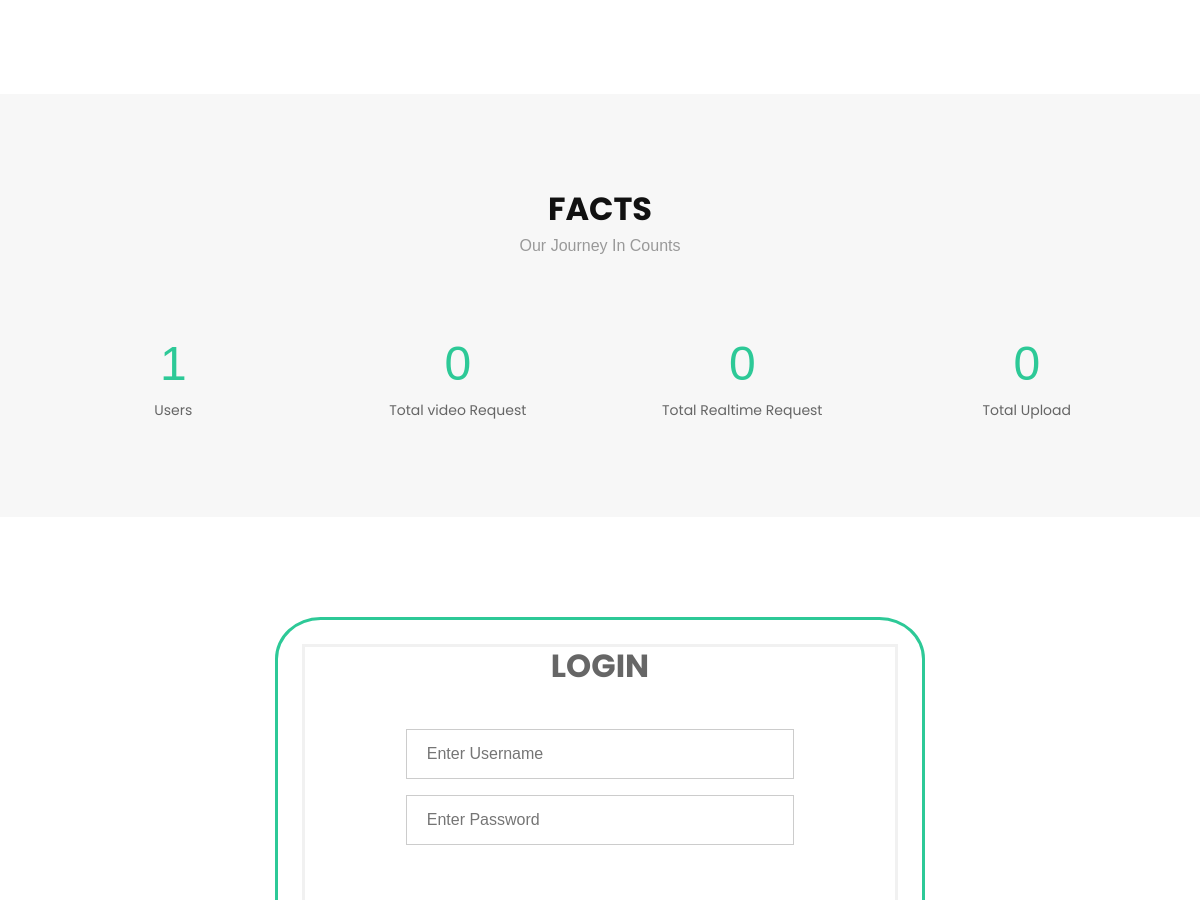
Before: / (middle part) with the older database file.
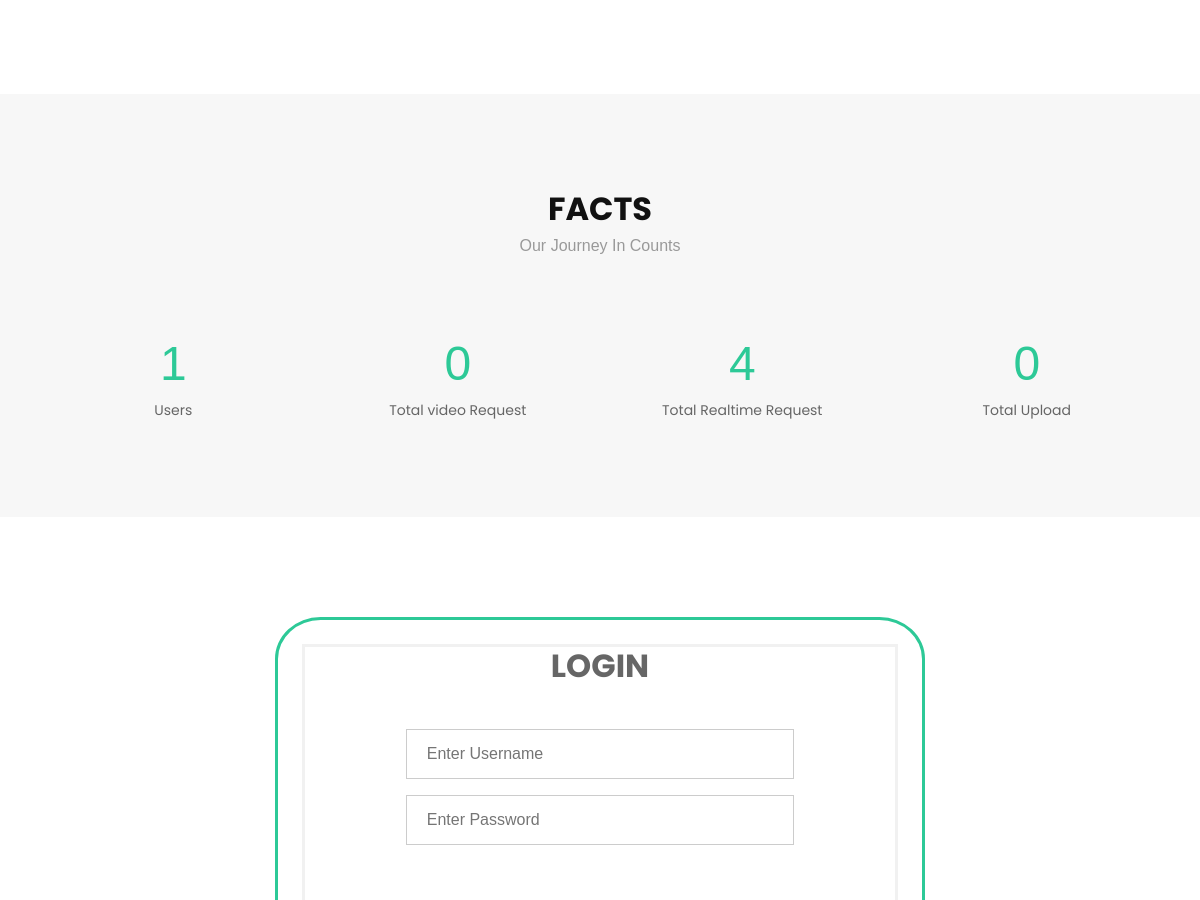
After: the same page with the newer database file.
### app.py (models this page shows, shortened)
class Count(db.Model):
    __tablename__ = 'Count'
    id = db.Column(db.Integer, primary_key=True)
    Ordinary = db.Column(db.Integer)
    Authority = db.Column(db.Integer)
    Admin = db.Column(db.Integer)
    Third_party = db.Column(db.Integer)
    Total_Real= db.Column(db.Integer)
    Total_upload = db.Column(db.Integer)
    Total_request = db.Column(db.Integer)
    Total_crowd = db.Column(db.Integer)
    Threshhold = db.Column(db.Integer)

### app.py (the view)
@app.route('/')
def index():
    value = Count.query.filter_by(id = 1).first()
    return render_template('index.html',value = value)

### templates/index.html (shortened to what this page needs)
{% extends 'base/base.html' %}
{% block body %}
    {% include 'base/content.html' %}
{% endblock %}

### templates/base/content.html (shortened to what this page needs)
  <main id="main">
    <section id="about">
      <div class="container">
    </section>
    <section id="facts">
      <div class="container wow fadeIn">
        <div class="section-header">
          <h3 class="section-title">Facts</h3>
          <p class="section-description">Our Journey In Counts</p>
        </div>
        <div class="row counters">
  				<div class="col-lg-3 col-6 text-center">
            <span data-toggle="counter-up">{{ value.Ordinary + value.Authority + value.Admin + value.Third_party }}</span>
            <p>Users</p>
  				</div>
          <div class="col-lg-3 col-6 text-center">
            <span data-toggle="counter-up">{{ value.Total_request }}</span>
            <p>Total video Request</p>
  				</div>
          <div class="col-lg-3 col-6 text-center">
            <span data-toggle="counter-up">{{ value.Total_Real }}</span>
            <p>Total Realtime Request</p>
          </div>
          <div class="col-lg-3 col-6 text-center">
            <span data-toggle="counter-up">{{ value.Total_upload }}</span>
            <p>Total Upload </p>
  				</div>
  			</div>
      </div>
    </section>
<div class="container-fluid" style="margin-top: 100px; margin-bottom: 100px;padding: 2%; border-style: solid;
border-color:#2dc997; border-radius: 7%; max-width: 650px;">
<form action="/login" method="POST">
  <h2 style="text-align: center;font-weight: bold;"id ="login">LOGIN </h2>
 <center>
  <div class="container">
    <form action="" id ="signin" method ="POST" onsubmit="javascript:codevalidate(); return false;">
    <div class="col-xs-12 col-sm-6 col-md-9 ">
    <input type="text" placeholder="Enter Username" name="uname" id="uname" title="It contain letters and numbers only"  required>
    <br>
    <input type="password" placeholder="Enter Password" id ="psw" name="psw"  pattern="[0-9a-zA-Z].{8,}" title="It includes  numbers , uppercase,lowercase letter, and at least 8 or more characters required (Max length:12)" required >
    <br>
    <br><br>
    <button  type="submit" id="loginbutton" style="background-color:#2dc997;" >Login</button><br>
    <br>
  </div>
</form>
  <br>
  <br>
</center> <br><br>
</form>
</div>
  </main>

Changed rows visible on the page:
changed Count: Total_Real "0" → "4"
